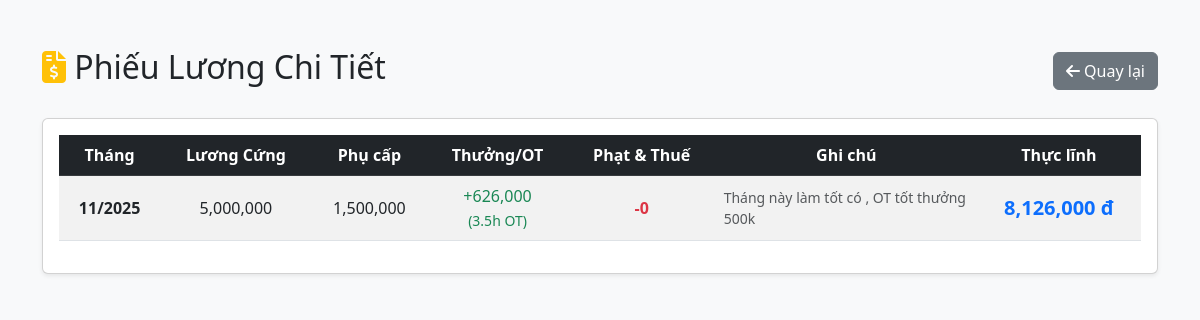
Screenshot of /HomePage/user_payroll.php (signed in) with the database file from the repository.
### tables this page shows
CREATE TABLE `payroll` (
  `id` int(11) NOT NULL,
  `user_id` int(11) NOT NULL,
  `month` varchar(7) NOT NULL,
  `base_salary` decimal(15,0) NOT NULL,
  `allowance_degree` decimal(15,0) DEFAULT 0,
  `allowance_seniority` decimal(15,0) DEFAULT 0,
  `work_days` int(11) DEFAULT 0,
  `bonus` decimal(15,0) DEFAULT 0,
  `tax` decimal(15,0) DEFAULT 0,
  `total_salary` decimal(15,0) NOT NULL,
  `status` enum('paid','unpaid') DEFAULT 'unpaid',
  `created_at` timestamp NOT NULL DEFAULT current_timestamp(),
  `overtime_hours` decimal(5,1) DEFAULT 0.0,
  `overtime_money` decimal(15,0) DEFAULT 0,
  `late_count` int(11) DEFAULT 0,
  `total_fine` decimal(15,0) DEFAULT 0,
  `note` text DEFAULT NULL,
  `tax_percent` decimal(5,2) DEFAULT 0.00,
  `allowance_language` decimal(15,0) DEFAULT 0,
  `unpaid_leave_days` decimal(4,1) DEFAULT 0.0
);

### HomePage/user_payroll.php (the view, shortened to what this page needs)
<?php
require_once 'db_connect.php';
$user_id = $_SESSION['user_id'];
$sql = "SELECT * FROM payroll WHERE user_id = ? ORDER BY month DESC";
$stmt = $conn->prepare($sql);
$stmt->bind_param("i", $user_id);
$stmt->execute();
$result = $stmt->get_result();
?>
<!DOCTYPE html>
<html lang="vi">
<head>
    <link href="https://cdn.jsdelivr.net/npm/bootstrap@5.3.0/dist/css/bootstrap.min.css" rel="stylesheet">
    <link rel="stylesheet" href="https://cdnjs.cloudflare.com/ajax/libs/font-awesome/6.5.1/css/all.min.css">
</head>
<body class="bg-light">
    <div class="container mt-5">
        <div class="d-flex justify-content-between align-items-center mb-4">
            <h2><i class="fas fa-file-invoice-dollar text-warning"></i> Phiếu Lương Chi Tiết</h2>
            <a href="user_dashboard.php" class="btn btn-secondary"><i class="fas fa-arrow-left"></i> Quay lại</a>
        </div>
        <div class="card shadow-sm">
            <div class="card-body">
                <table class="table table-striped table-hover align-middle text-center">
                    <thead class="table-dark">
                        <tr>
                            <th>Tháng</th>
                            <th>Lương Cứng</th>
                            <th>Phụ cấp</th>
                            <th>Thưởng/OT</th>
                            <th>Phạt & Thuế</th>
                            <th>Ghi chú</th> <th>Thực lĩnh</th>
                        </tr>
                    </thead>
                    <tbody>
                        <?php if ($result->num_rows > 0): ?>
                            <?php while($row = $result->fetch_assoc()):
                                $allowances = $row['allowance_degree'] + $row['allowance_seniority'];
                                $extra = $row['bonus'] + $row['overtime_money'];
                                $deductions = $row['total_fine'] + $row['tax'];
                            ?>
                            <tr>
                                <td class="fw-bold"><?php echo date('m/Y', strtotime($row['month'])); ?></td>
                                <td><?php echo number_format($row['base_salary']); ?></td>
                                <td><?php echo number_format($allowances); ?></td>
                                <td class="text-success">
                                    +<?php echo number_format($extra); ?>
                                    <?php if($row['overtime_hours'] > 0) echo "<br><small>({$row['overtime_hours']}h OT)</small>"; ?>
                                </td>
                                <td class="text-danger fw-bold">
                                    -<?php echo number_format($deductions); ?>
                                </td>
                                <td class="text-start text-muted small" style="max-width: 200px;">
                                    <?php echo nl2br($row['note'] ?? ''); ?>
                                </td>
                                <td class="fw-bold text-primary fs-5"><?php echo number_format($row['total_salary']); ?> đ</td>
                            </tr>
                            <?php endwhile; ?>
                        <?php else: ?>
                            <tr><td colspan="7" class="text-muted py-4">Chưa có dữ liệu lương nào.</td></tr>
                        <?php endif; ?>
                    </tbody>
                </table>
            </div>
        </div>
    </div>
</body>
</html>

### rows the page displays
payroll: month "11/2025", base_salary "5,000,000", allowances "1,500,000", extra "626,000", overtime_hours "3.5", total_fine "0", note "Tháng này làm tốt có , OT tốt thưởng 500k", total_salary "8,126,000"
